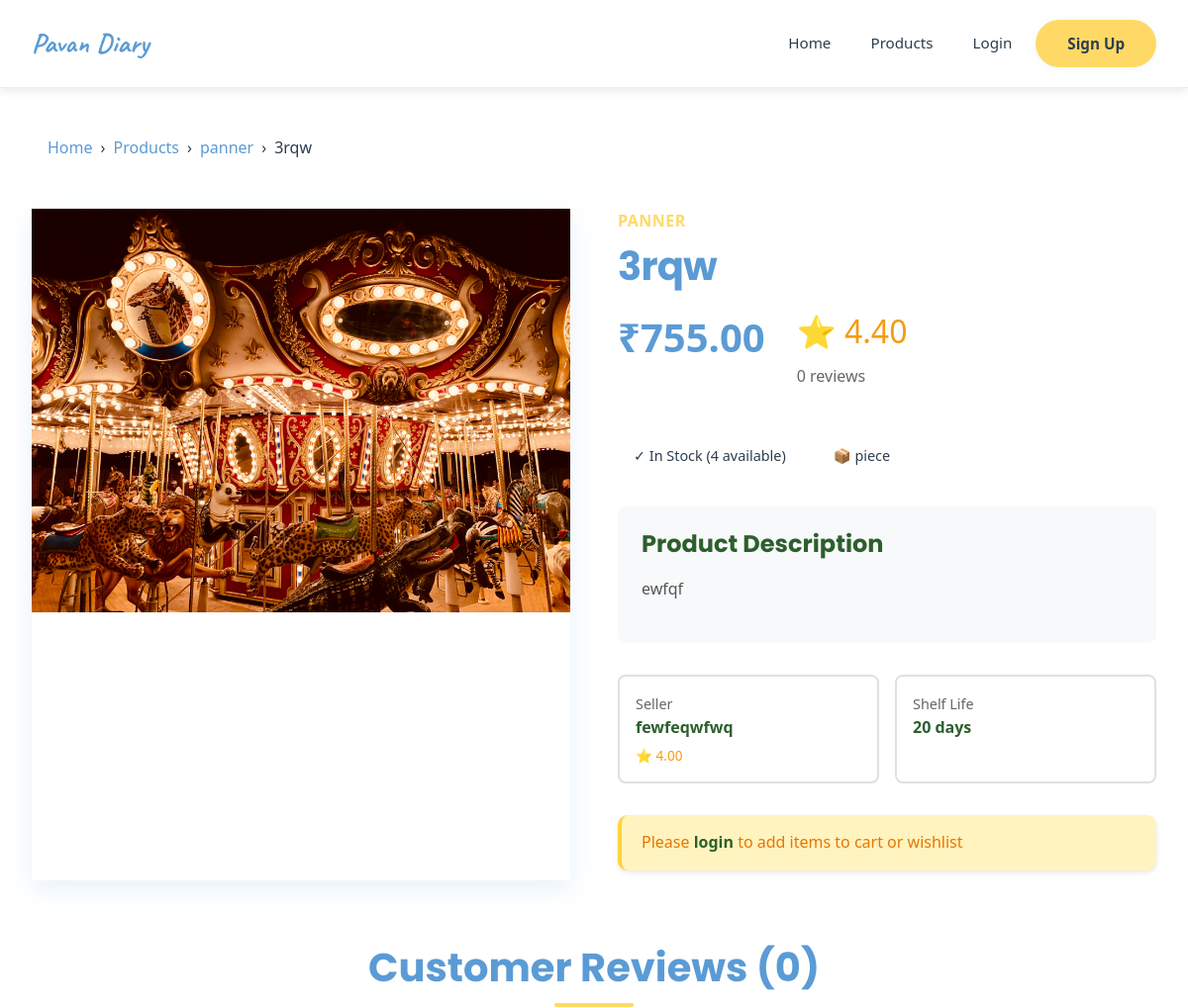
The page /products/1/ (upper part) on the database as committed earlier.
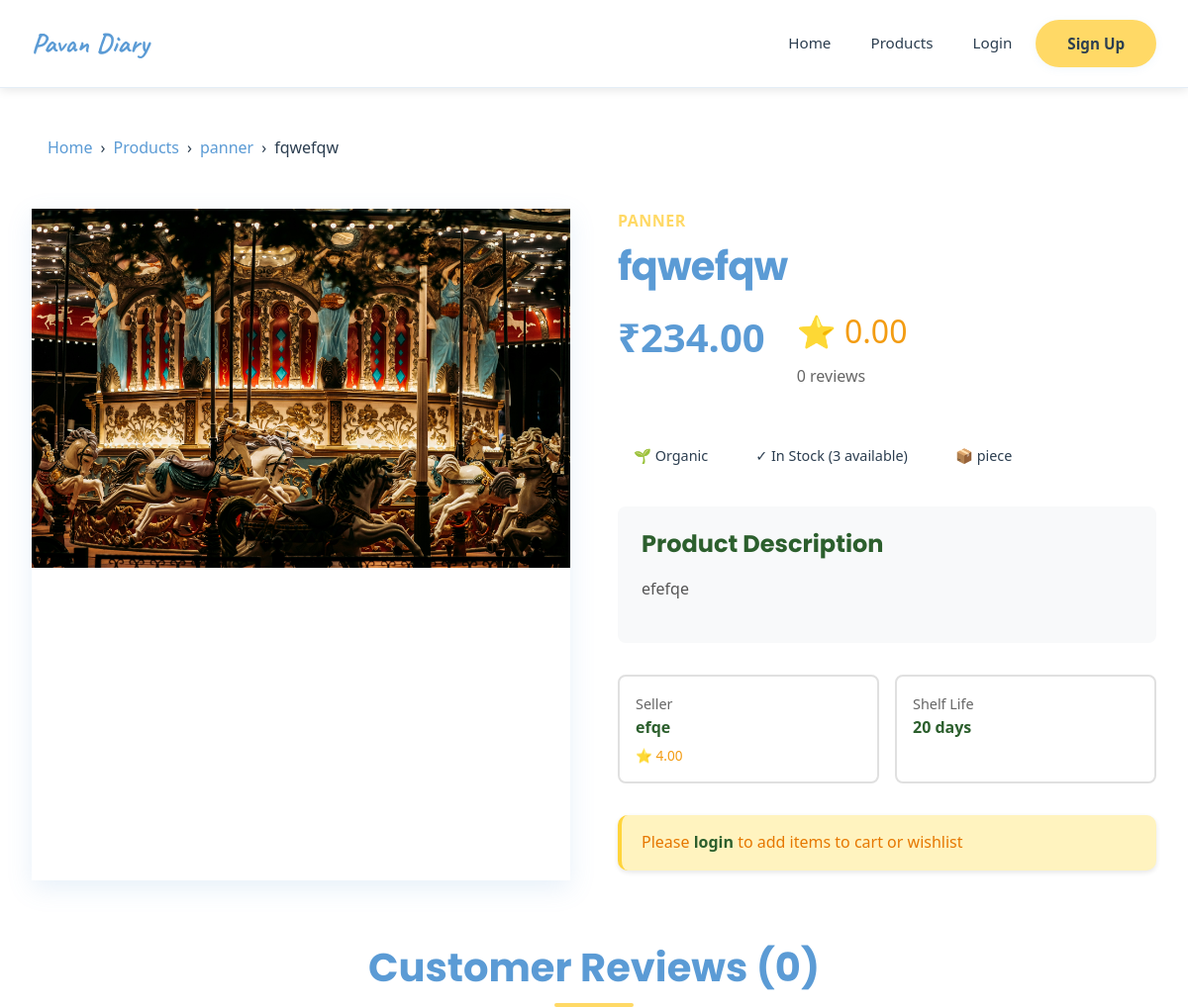
The same page on the database as committed later.
### products/models.py (models this page shows, shortened)
class Product(models.Model):
    seller = models.ForeignKey(SellerProfile, on_delete=models.CASCADE, related_name='products')
    category = models.ForeignKey(Category, on_delete=models.SET_NULL, null=True, related_name='products')
    name = models.CharField(max_length=200)
    description = models.TextField()
    price = models.DecimalField(max_digits=10, decimal_places=2, validators=[MinValueValidator(0)])
    stock_quantity = models.IntegerField(default=0, validators=[MinValueValidator(0)])
    unit = models.CharField(max_length=50, default='piece')
    is_organic = models.BooleanField(default=False)
    expiry_days = models.IntegerField(help_text="Days until expiry from production")
    rating = models.DecimalField(max_digits=3, decimal_places=2, default=0.00,
                                validators=[MinValueValidator(0), MaxValueValidator(5)])
    is_active = models.BooleanField(default=True)
    created_at = models.DateTimeField(auto_now_add=True)
    updated_at = models.DateTimeField(auto_now=True)
    class Meta:
        db_table = 'products'
        ordering = ['-created_at']
    @property
    def is_in_stock(self):
        return self.stock_quantity > 0

class ProductImage(models.Model):
    product = models.ForeignKey(Product, on_delete=models.CASCADE, related_name='images')
    image = models.ImageField(upload_to='products/')
    is_primary = models.BooleanField(default=False)
    created_at = models.DateTimeField(auto_now_add=True)
    class Meta:
        db_table = 'product_images'

class Category(models.Model):
    name = models.CharField(max_length=100, unique=True)
    description = models.TextField(blank=True)
    image = models.ImageField(upload_to='categories/', null=True, blank=True)
    is_active = models.BooleanField(default=True)
    created_at = models.DateTimeField(auto_now_add=True)
    class Meta:
        db_table = 'categories'
        verbose_name_plural = 'Categories'
        ordering = ['name']

### users/models.py (models this page shows, shortened)
class SellerProfile(models.Model):
    user = models.OneToOneField(User, on_delete=models.CASCADE, related_name='seller_profile')
    business_name = models.CharField(max_length=200)
    business_license = models.CharField(max_length=100, unique=True)
    description = models.TextField(blank=True)
    rating = models.DecimalField(max_digits=3, decimal_places=2, default=0.00)
    is_verified = models.BooleanField(default=False)
    created_at = models.DateTimeField(auto_now_add=True)
    updated_at = models.DateTimeField(auto_now=True)
    class Meta:
        db_table = 'seller_profiles'

### products/views.py (the view)
# urls.py: path('products/<int:pk>/', views.product_detail, name='product_detail'),
def product_detail(request, pk):
    product = get_object_or_404(
        Product.objects.select_related('category', 'seller', 'listing').prefetch_related('images'),
        pk=pk,
        is_active=True
    )
    if hasattr(product, 'listing'):
        product.listing.view_count += 1
        product.listing.save()
    related_products = Product.objects.filter(
        category=product.category,
        is_active=True
    ).exclude(pk=pk).select_related('category', 'seller').prefetch_related('images')[:4]
    reviews = product.reviews.select_related('user').order_by('-created_at')
    avg_rating = reviews.aggregate(Avg('rating'))['rating__avg'] or 0
    user_has_reviewed = False
    user_review = None
    if request.user.is_authenticated:
        user_has_reviewed = reviews.filter(user=request.user).exists()
        if user_has_reviewed:
            user_review = reviews.filter(user=request.user).first()
    in_wishlist = False
    if request.user.is_authenticated:
        in_wishlist = Wishlist.objects.filter(user=request.user, product=product).exists()
    in_cart = False
    cart_quantity = 0
    if request.user.is_authenticated:
        cart_item = CartItem.objects.filter(user=request.user, product=product).first()
        if cart_item:
            in_cart = True
            cart_quantity = cart_item.quantity
    context = {
        'product': product,
        'related_products': related_products,
        'reviews': reviews,
        'avg_rating': avg_rating,
        'review_count': reviews.count(),
        'user_has_reviewed': user_has_reviewed,
        'user_review': user_review,
        'in_wishlist': in_wishlist,
        'in_cart': in_cart,
        'cart_quantity': cart_quantity,
    }
    return render(request, 'products/product_detail.html', context)

### cart/context_processors.py (called while the page is built)
def cart_count(request):
    if request.user.is_authenticated:
        from django.db.models import Sum
        result = CartItem.objects.filter(user=request.user).aggregate(total=Sum('quantity'))
        count = result['total'] or 0
    else:
        count = 0
    return {'cart_count': count}

### templates/products/product_detail.html (shortened to what the changed rows need)
{% extends 'core/base.html' %}
{% load static %}
{% block extra_css %}
    <link rel="stylesheet" href="{% static 'css/pages/product_detail.css' %}">
{% endblock %}
{% block content %}
<div class="breadcrumb">
    <a href="{% url 'home' %}">Home</a>
    <span>›</span>
    <a href="{% url 'product_list' %}">Products</a>
    <span>›</span>
    <a href="{% url 'product_list' %}?category={{ product.category.id }}">{{ product.category.name }}</a>
    <span>›</span>
    <span>{{ product.name }}</span>
</div>
<div class="product-detail">
    <div class="product-detail-image">
        {% if product.images.first %}
            <img src="{{ product.images.first.image.url }}" alt="{{ product.name }}">
        {% else %}
            <div class="product-placeholder-image">
            </div>
        {% endif %}
    </div>
    <div class="product-detail-info">
        <div class="product-category product-category-label">{{ product.category.name }}</div>
        <h1>{{ product.name }}</h1>
        <div class="product-detail-meta">
            <div>
                {% if product.listing.on_sale and product.listing.sale_price %}
                <div class="product-detail-price">₹{{ product.listing.sale_price }}</div>
                <div class="product-original-price">₹{{ product.price }}</div>
                <div class="badge badge-danger product-save-badge">
                    Save ₹{{ product.price|add:"-"|add:product.listing.sale_price|floatformat:0 }}
                </div>
                {% else %}
                <div class="product-detail-price">₹{{ product.price }}</div>
                {% endif %}
            </div>
            <div>
                <div class="product-rating-score">
                    ⭐ {{ product.rating }}
                </div>
                <div class="product-review-count">{{ product.reviews.count }} review{{ product.reviews.count|pluralize }}</div>
            </div>
        </div>
        <div class="product-meta-badges">
            {% if product.is_organic %}
            <span class="badge badge-success meta-badge">🌱 Organic</span>
            {% endif %}
            {% if product.is_in_stock %}
            <span class="badge badge-success meta-badge">✓ In Stock ({{ product.stock_quantity }} available)</span>
            {% else %}
            <span class="badge badge-danger meta-badge">✗ Out of Stock</span>
            {% endif %}
            <span class="badge badge-info meta-badge">📦 {{ product.unit }}</span>
        </div>
        <div class="description-box">
            <h3 class="description-title">Product Description</h3>
            <p class="description-text">{{ product.description }}</p>
        </div>
        <div class="details-grid">
            <div class="detail-card">
                <div class="detail-label">Seller</div>
                <div class="detail-value">{{ product.seller.business_name }}</div>
                <div class="seller-rating">⭐ {{ product.seller.rating }}</div>
            </div>
            <div class="detail-card">
                <div class="detail-label">Shelf Life</div>
                <div class="detail-value">{{ product.expiry_days }} days</div>
            </div>
        </div>
        {% if product.is_in_stock %}
        {% if user.is_authenticated %}
        <form method="post" action="{% url 'add_to_cart' product.pk %}">
            {% csrf_token %}
            <input type="hidden" name="next" value="product">
            <div class="form-group">
                <label>Quantity:</label>
                <div class="quantity-selector">
                    <button type="button" class="btn btn-sm quantity-minus quantity-btn">-</button>
                    <input type="number" name="quantity" value="1" min="1" max="{{ product.stock_quantity }}"
                           class="quantity-input">
                    <button type="button" class="btn btn-sm quantity-plus quantity-btn">+</button>
                </div>
            </div>
            <div class="action-buttons">
                <button type="submit" class="btn btn-lg btn-primary btn-add-to-cart">
                    🛒 Add to Cart
                </button>
                <button type="button" class="btn btn-lg btn-wishlist btn-toggle-wishlist" onclick="document.querySelector('.wishlist-form').submit()">
                    {% if in_wishlist %}
                        💔 Remove from Wishlist
                    {% else %}
                        ❤️ Add to Wishlist
                    {% endif %}
                </button>
            </div>
        </form>
        {% else %}
        <div class="alert alert-warning access-warning">
            Please <a href="{% url 'login' %}?next={{ request.path }}" class="login-link">login</a> to add items to cart or wishlist
        </div>
        {% endif %}
        {% else %}
        <div class="alert alert-warning">
            This product is currently out of stock. Please check back later!
        </div>
        {% endif %}
    </div>
</div>
<section class="reviews-section">
    <h2 class="section-title">Customer Reviews ({{ product.reviews.count }})</h2>
</section>
{% endblock %}

Rows that differ between the two databases and show on the page:
changed Product "piece": name "3rqw" → "fqwefqw"; images.first.image: a different picture; price "755.00" → "234.00"; rating "4.40" → "0.00"; is_organic False → True (drawn); stock_quantity "4" → "3"; description "ewfqf" → "efefqe"; seller.business_name "fewfeqwfwq" → "efqe"
Other text that changed with them:
text now shown: "🌱 Organic"
